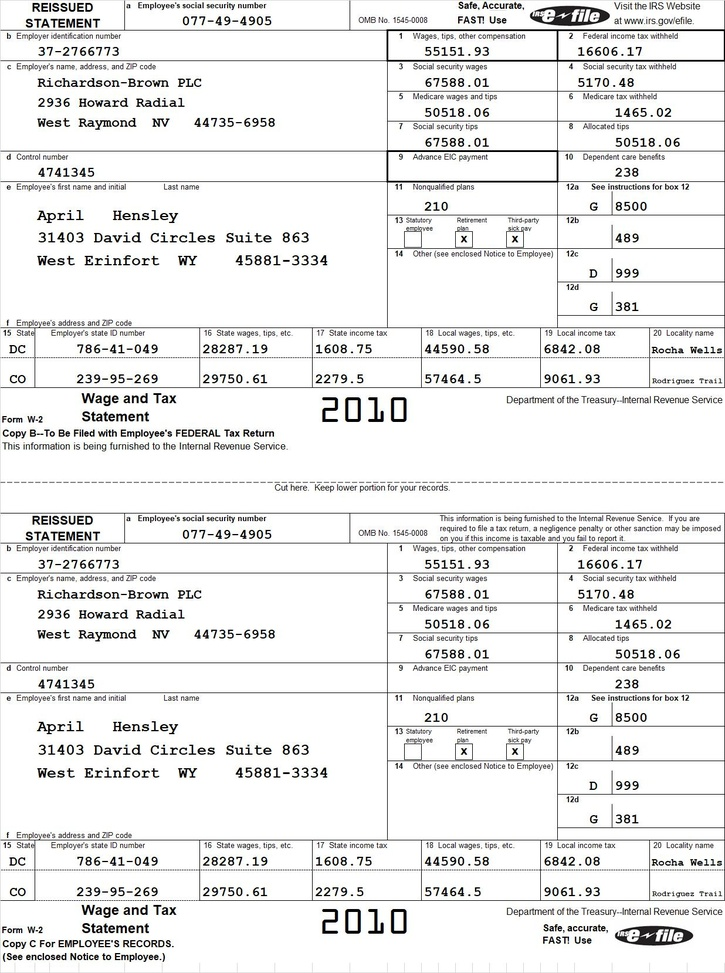
#> input picture fifty-fifty-testing/W2_XL_input_clean_1000.jpg, 725 x 973 px, shrunk from 1236 x 1658 before the run
$ python binarization_adaptive_thresh.py ../fifty-fifty-testing/W2_XL_input_clean_1000.jpg
#> lines starting #> are read from the running program, lines starting #| are printed output that depends on the picture; after the words box and inside, x2 and y2 are one past the last pixel; in counts of white or black regions, pixels touching at a corner belong together
# preprocessMethod.py
# Runs a preprocessing method against the intermediate dataset and outputs them
# into the "preprocessed" folder

# Binarization - Adaptive Thresholding
# Adaptive thresholding is used instead of Simple thresholding because the image may have different lighting conditions
# in different areas.
# https://docs.opencv.org/master/d7/d4d/tutorial_py_thresholding.html

import sys
import cv2 as cv
import numpy as np
import time
import os
from matplotlib import pyplot as plt

def main(image_path):
    startTime = int(round(time.time() * 1000))
    # Open the image file in greyscale (0)
    tempImage = cv.imread(image_path, 0)
#> tempImage: shape (973, 725); min 0, max 255, mean 236.1
    # Blurring (averaging)/Smoothing the image to reduce noise
    # Maybe not use this??
    tempImage = cv.medianBlur(tempImage, 5)
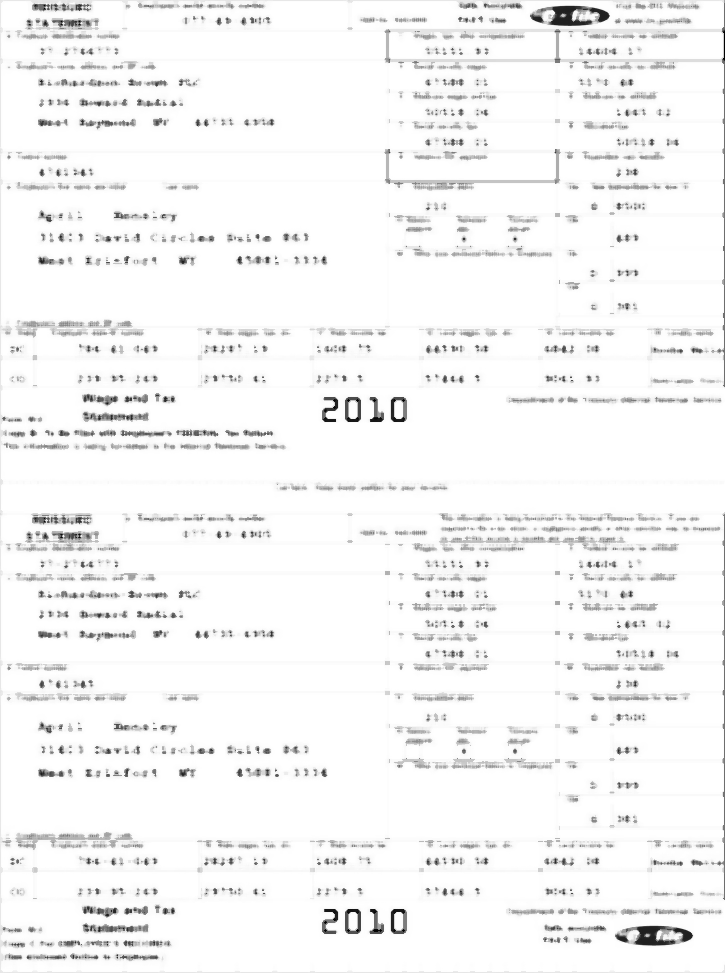
#> tempImage: shape (973, 725); min 0, max 255, mean 245.5
    # Do the preprocessing stuff here
    # Apply Adaptive thresholding method - Guassian threshold
    tempImage = cv.adaptiveThreshold(tempImage, 255, cv.ADAPTIVE_THRESH_GAUSSIAN_C, cv.THRESH_BINARY, 11, 2)
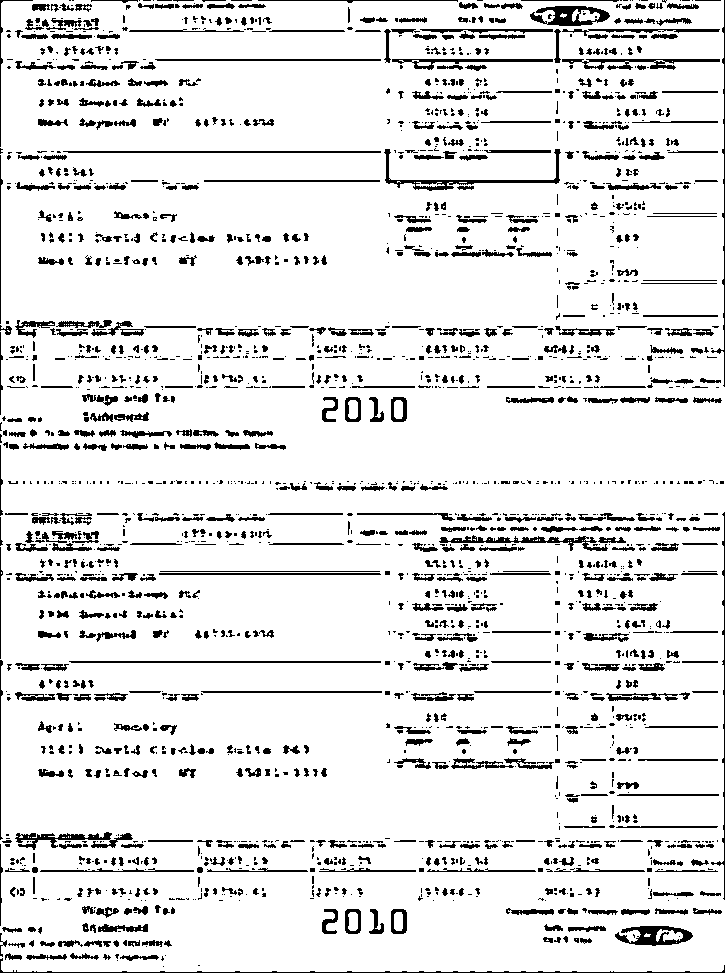
#> tempImage: shape (973, 725); 89.6% white; 2312 black regions (1374 under 20 px), largest, box (x1, y1, x2, y2) and area: (384, 149, 561, 191) 944, (0, 958, 725, 973) 875, (530, 6, 610, 26) 858

    cv.imwrite("temp.jpg", tempImage)

    return int(round(time.time() * 1000)) - startTime

if __name__ == "__main__":
    main(sys.argv[1])

$ run again, on fifty-fifty-testing/W2_XL_input_clean_1003.jpg
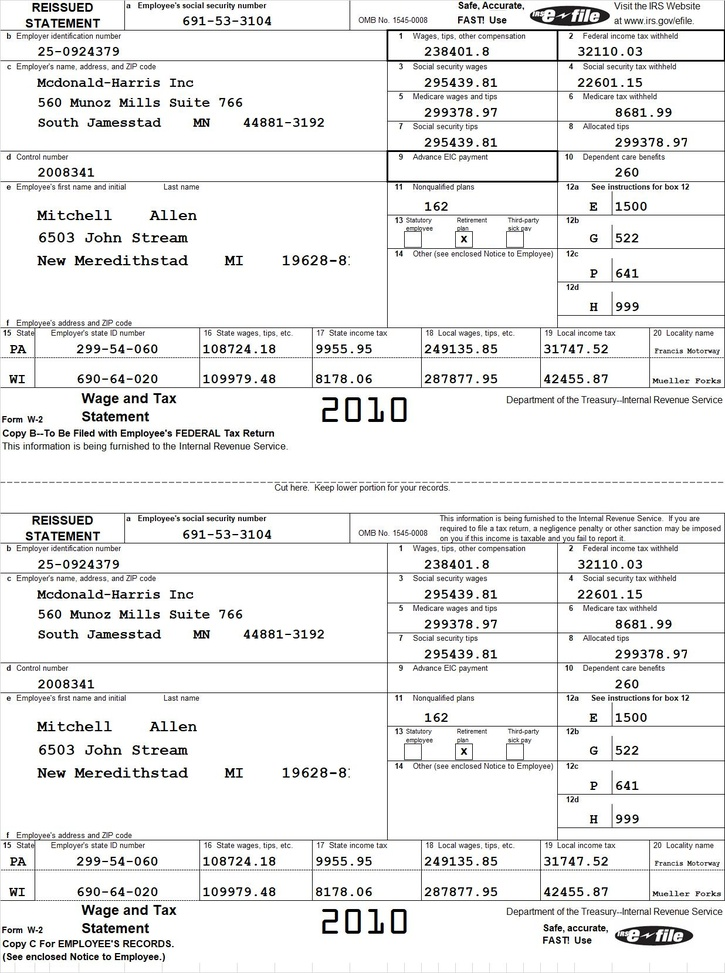
#> input picture fifty-fifty-testing/W2_XL_input_clean_1003.jpg, 725 x 973 px, shrunk from 1236 x 1658 before the run
#> in main, `tempImage = cv.medianBlur(tempImage, 5)`:
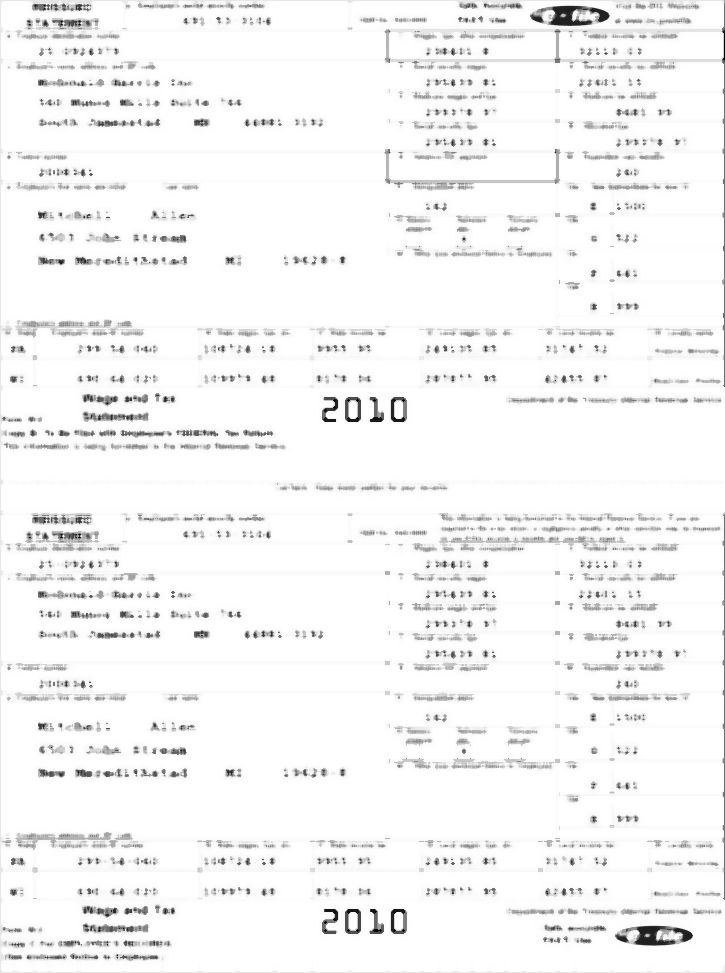
#> tempImage: shape (973, 725); min 0, max 255, mean 245.3
#> in main, `tempImage = cv.adaptiveThreshold(tempImage, 255, cv.ADAPTIVE_THRESH_GA..`:
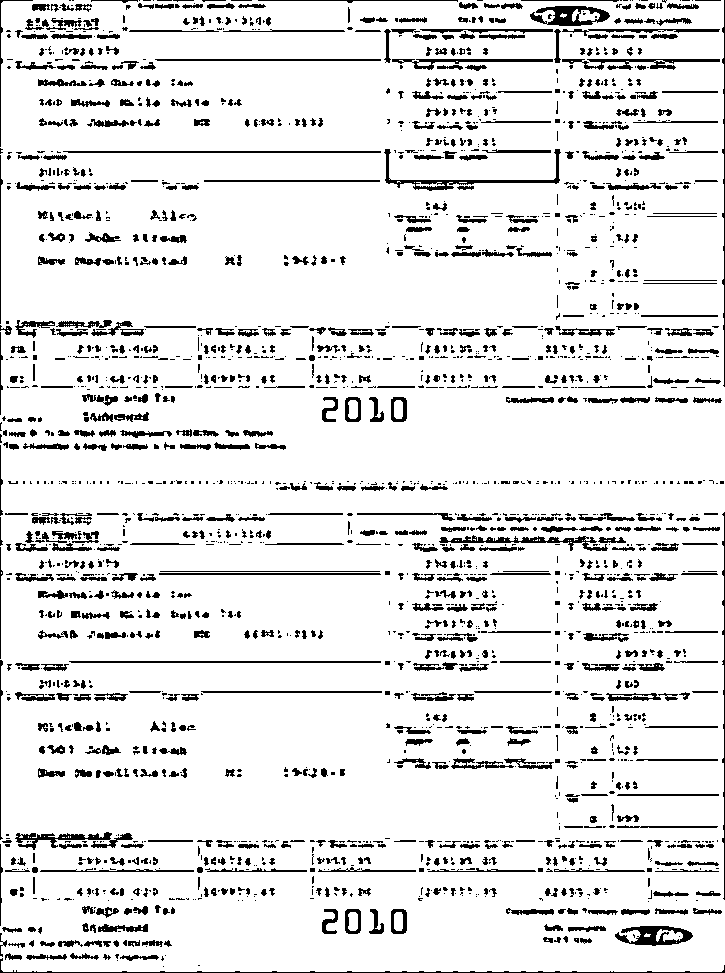
#> tempImage: shape (973, 725); 89.5% white; 2319 black regions (1359 under 20 px), largest, box (x1, y1, x2, y2) and area: (384, 149, 561, 191) 944, (0, 958, 725, 973) 875, (530, 6, 610, 26) 858
